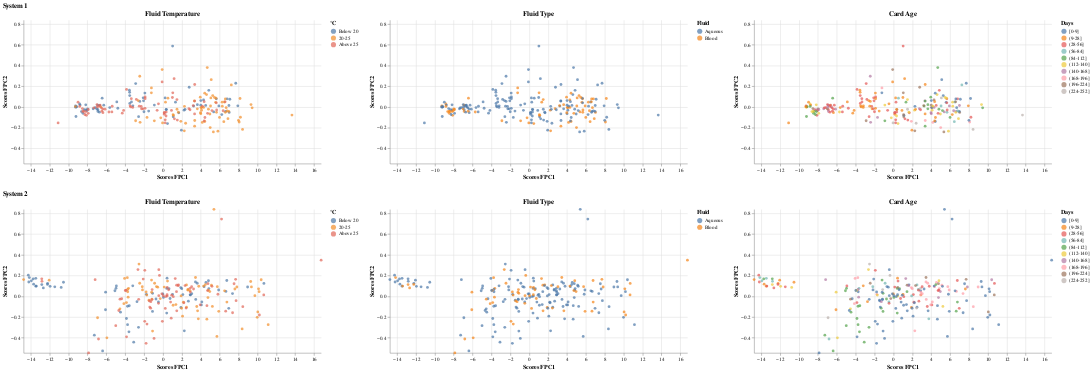

The cell this chart's notebook holds for it:
### Markdown cell above
### System 1 versus System 2: Sensor B - Cal Window

### Code cell
pc_scores_s1_B_cal_window, pc_scores_s2_B_cal_window,fpca_s1_B_cal_window,fpca_s2_B_cal_window = fpca_two_inputs(B1_cal_window_combine_balanced.iloc[:,:-6], B2_cal_window_combine_balanced.iloc[:,:-6], color_fpc1_s1='tab:blue', color_fpc2_s1='tab:cyan', color_fpc1_s2='tab:orange', color_fpc2_s2='gold')
print("--------------------------------------------------- Bootstrap -------------------------------------------------------------------------------------------")
bc1,bc2 = bootstrap(B1_cal_window_combine_balanced, B2_cal_window_combine_balanced,"B","cal_window",features="FluidTempBin")
print("--------------------------------------------------- PCA Scores -------------------------------------------------------------------------------------------")
create_pc_scores_plots(pc_scores_s1_B_cal_window, pc_scores_s2_B_cal_window, B1_cal_window_combine_balanced, B2_cal_window_combine_balanced,features="FluidTempBin")

### Figure 1 — Vega-Lite specification as saved in the notebook (floating-point values rounded to 4 significant figures; data arrays with more than 128 entries replaced by an {"elided": "..."} marker saying what was removed)
{"config": {"view": {"continuousWidth": 300, "continuousHeight": 300, "stroke": null}}, "vconcat": [{"hconcat": [{"mark": {"type": "circle"}, "encoding": {"color": {"field": "FluidTempBin", "scale": {"domain": ["Below 20", "20-25", "Above 25"], "range": ["#4e79a7", "#f28e2b", "#e16759"]}, "sort": ["Below 20", "20-25", "Above 25"], "title": "°C", "type": "ordinal"}, "tooltip": [{"field": "TestID", "type": "quantitative"}, {"field": "PC1_Scores", "type": "quantitative"}, {"field": "PC2_Scores", "type": "quantitative"}, {"field": "FluidTempBin", "title": "Fluid Temperature", "type": "ordinal"}], "x": {"field": "PC1_Scores", "scale": {"domain": [-14.76, 16.74]}, "title": "Scores FPC1", "type": "quantitative"}, "y": {"field": "PC2_Scores", "scale": {"domain": [-0.5469, 0.839]}, "title": "Scores FPC2", "type": "quantitative"}}, "height": 280, "title": "Fluid Temperature", "width": 580}, {"mark": {"type": "circle"}, "encoding": {"color": {"field": "FluidTypeBin", "scale": {"scheme": "tableau10"}, "title": "Fluid", "type": "nominal"}, "tooltip": [{"field": "TestID", "type": "quantitative"}, {"field": "PC1_Scores", "type": "quantitative"}, {"field": "PC2_Scores", "type": "quantitative"}, {"field": "FluidTypeBin", "title": "Fluid Type", "type": "nominal"}], "x": {"field": "PC1_Scores", "scale": {"domain": [-14.76, 16.74]}, "title": "Scores FPC1", "type": "quantitative"}, "y": {"field": "PC2_Scores", "scale": {"domain": [-0.5469, 0.839]}, "title": "Scores FPC2", "type": "quantitative"}}, "height": 280, "title": "Fluid Type", "width": 580}, {"mark": {"type": "circle"}, "encoding": {"color": {"field": "CardAgeBin", "scale": {"scheme": "tableau10"}, "sort": ["[0-9]", "(9-28]", "(28-56]", "(56-84]", "(84-112]", "(112-140]", "(140-168]", "(168-196]", "(196-224]", "(224-252]"], "title": "Days", "type": "ordinal"}, "tooltip": [{"field": "TestID", "type": "quantitative"}, {"field": "PC1_Scores", "type": "quantitative"}, {"field": "PC2_Scores", "type": "quantitative"}, {"field": "CardAgeBin", "title": "Card Age", "type": "ordinal"}], "x": {"field": "PC1_Scores", "scale": {"domain": [-14.76, 16.74]}, "title": "Scores FPC1", "type": "quantitative"}, "y": {"field": "PC2_Scores", "scale": {"domain": [-0.5469, 0.839]}, "title": "Scores FPC2", "type": "quantitative"}}, "height": 280, "title": "Card Age", "width": 580}], "data": {"name": "data-9b4f9059db5a10c931f0492e3d8426a3"}, "resolve": {"scale": {"color": "independent"}}, "title": "System 1"}, {"hconcat": [{"mark": {"type": "circle"}, "encoding": {"color": {"field": "FluidTempBin", "scale": {"domain": ["Below 20", "20-25", "Above 25"], "range": ["#4e79a7", "#f28e2b", "#e16759"]}, "sort": ["Below 20", "20-25", "Above 25"], "title": "°C", "type": "ordinal"}, "tooltip": [{"field": "TestID", "type": "quantitative"}, {"field": "PC1_Scores", "type": "quantitative"}, {"field": "PC2_Scores", "type": "quantitative"}, {"field": "FluidTempBin", "title": "Fluid Temperature", "type": "ordinal"}], "x": {"field": "PC1_Scores", "scale": {"domain": [-14.76, 16.74]}, "title": "Scores FPC1", "type": "quantitative"}, "y": {"field": "PC2_Scores", "scale": {"domain": [-0.5469, 0.839]}, "title": "Scores FPC2", "type": "quantitative"}}, "height": 280, "title": "Fluid Temperature", "width": 580}, {"mark": {"type": "circle"}, "encoding": {"color": {"field": "FluidTypeBin", "scale": {"scheme": "tableau10"}, "title": "Fluid", "type": "nominal"}, "tooltip": [{"field": "TestID", "type": "quantitative"}, {"field": "PC1_Scores", "type": "quantitative"}, {"field": "PC2_Scores", "type": "quantitative"}, {"field": "FluidTypeBin", "title": "Fluid Type", "type": "nominal"}], "x": {"field": "PC1_Scores", "scale": {"domain": [-14.76, 16.74]}, "title": "Scores FPC1", "type": "quantitative"}, "y": {"field": "PC2_Scores", "scale": {"domain": [-0.5469, 0.839]}, "title": "Scores FPC2", "type": "quantitative"}}, "height": 280, "title": "Fluid Type", "width": 580}, {"mark": {"type": "circle"}, "encoding": {"color": {"field": "CardAgeBin", "scale": {"scheme": "tableau10"}, "sort": ["[0-9]", "(9-28]", "(28-56]", "(56-84]", "(84-112]", "(112-140]", "(140-168]", "(168-196]", "(196-224]", "(224-252]"], "title": "Days", "type": "ordinal"}, "tooltip": [{"field": "TestID", "type": "quantitative"}, {"field": "PC1_Scores", "type": "quantitative"}, {"field": "PC2_Scores", "type": "quantitative"}, {"field": "CardAgeBin", "title": "Card Age", "type": "ordinal"}], "x": {"field": "PC1_Scores", "scale": {"domain": [-14.76, 16.74]}, "title": "Scores FPC1", "type": "quantitative"}, "y": {"field": "PC2_Scores", "scale": {"domain": [-0.5469, 0.839]}, "title": "Scores FPC2", "type": "quantitative"}}, "height": 280, "title": "Card Age", "width": 580}], "data": {"name": "data-547d85176abf3dc6e0ab3e94955787c3"}, "resolve": {"scale": {"color": "independent"}}, "title": "System 2"}], "$schema": "https://vega.github.io/schema/vega-lite/v5.16.3.json", "datasets": {"data-9b4f9059db5a10c931f0492e3d8426a3": {"elided": "216 records"}, "data-547d85176abf3dc6e0ab3e94955787c3": {"elided": "216 records"}}}
